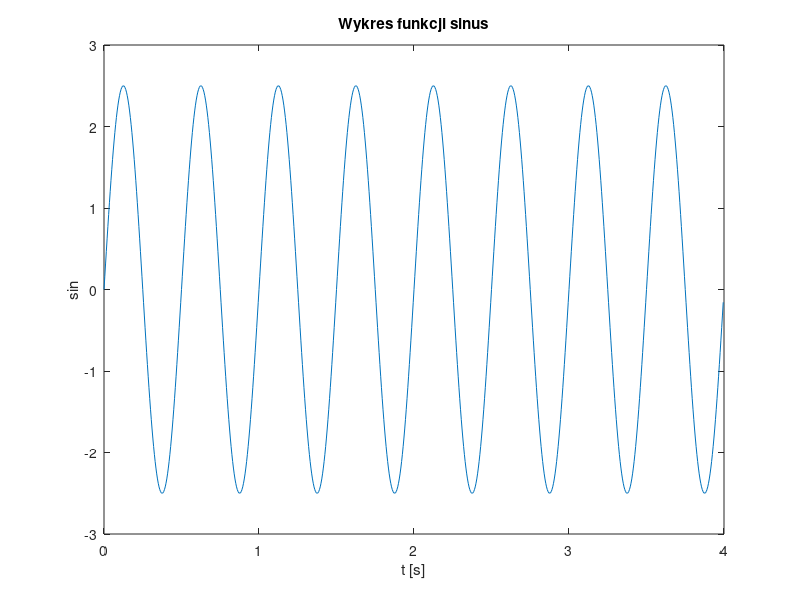

Write the MATLAB code that produced this figure.
A = 2.5;
ts = 0.005;
T = 4;
f = 2;

t = 0 : ts : T - ts;
y = sin(2 * pi * f * t) * A;

plot(t,y)
xlabel('t [s]')
ylabel('sin')
title('Wykres funkcji sinus')
